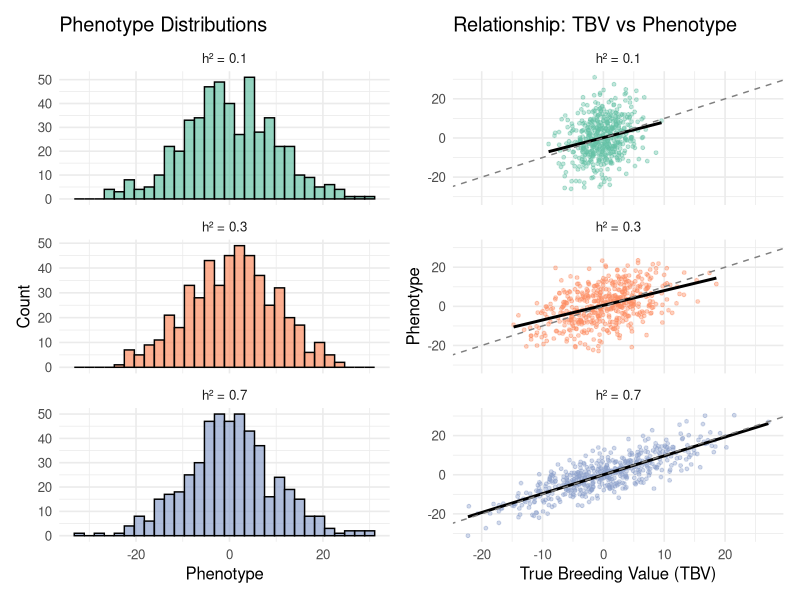
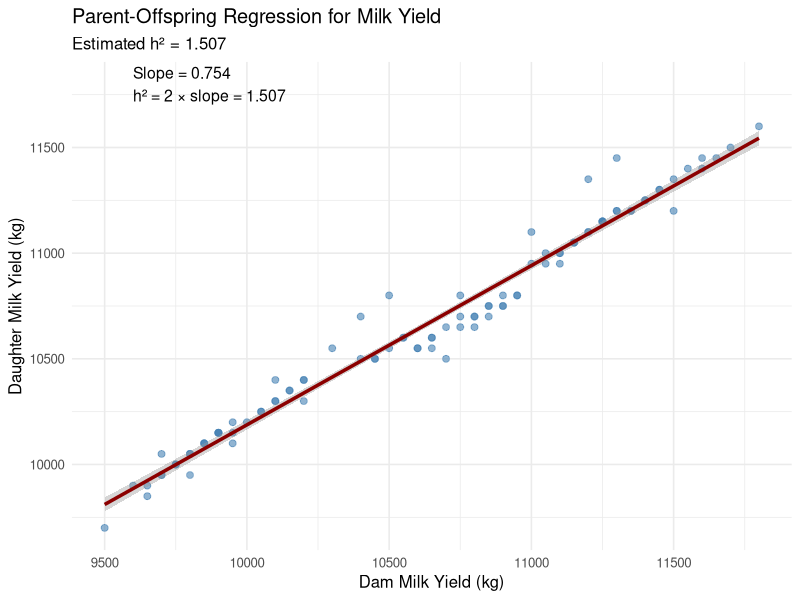
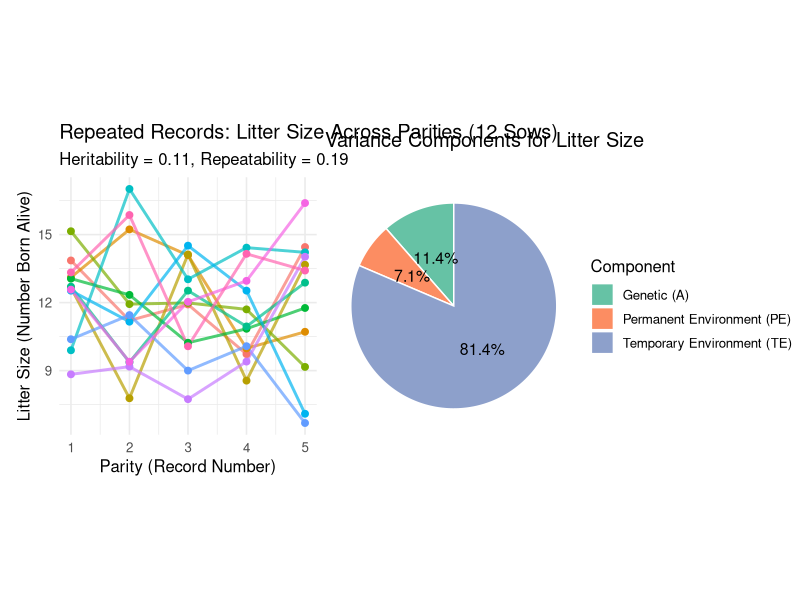

The R script that drew these images, in order:
## ---- chunk 1
#| echo: false
#| message: false
#| warning: false

# Load required packages
library(tidyverse)
library(knitr)
library(patchwork)  # For combining plots

# Set default theme for plots
theme_set(theme_minimal(base_size = 12))
## ---- chunk 2
#| echo: false
#| fig-width: 10
#| fig-height: 6
#| fig-cap: "Phenotypic variation with different heritabilities. Left column shows phenotype distributions; right column shows the relationship between true breeding value (TBV) and phenotype. Higher heritability = stronger relationship."

set.seed(123)
n_animals <- 500

# Simulate three scenarios: high, moderate, and low heritability
simulate_trait <- function(h2, sigma2_P = 100) {
  sigma2_A <- h2 * sigma2_P
  sigma2_E <- (1 - h2) * sigma2_P

  tibble(
    animal_id = 1:n_animals,
    TBV = rnorm(n_animals, mean = 0, sd = sqrt(sigma2_A)),
    E = rnorm(n_animals, mean = 0, sd = sqrt(sigma2_E)),
    phenotype = TBV + E,
    h2_label = paste0("h² = ", h2)
  )
}

sim_data <- bind_rows(
  simulate_trait(h2 = 0.70, sigma2_P = 100),
  simulate_trait(h2 = 0.30, sigma2_P = 100),
  simulate_trait(h2 = 0.10, sigma2_P = 100)
)

# Left panel: Distributions
p1 <- ggplot(sim_data, aes(x = phenotype, fill = h2_label)) +
  geom_histogram(bins = 30, alpha = 0.7, color = "black") +
  facet_wrap(~ h2_label, ncol = 1, scales = "free_y") +
  labs(
    x = "Phenotype",
    y = "Count",
    title = "Phenotype Distributions"
  ) +
  theme(legend.position = "none") +
  scale_fill_brewer(palette = "Set2")

# Right panel: TBV vs Phenotype
p2 <- ggplot(sim_data, aes(x = TBV, y = phenotype, color = h2_label)) +
  geom_point(alpha = 0.4, size = 1) +
  geom_smooth(method = "lm", se = FALSE, color = "black", linewidth = 1) +
  facet_wrap(~ h2_label, ncol = 1) +
  labs(
    x = "True Breeding Value (TBV)",
    y = "Phenotype",
    title = "Relationship: TBV vs Phenotype"
  ) +
  theme(legend.position = "none") +
  scale_color_brewer(palette = "Set2") +
  geom_abline(intercept = 0, slope = 1, linetype = "dashed", color = "gray50")

p1 + p2
## ---- chunk 3
#| echo: true

# Load the variance components data
variance_data <- read_csv("../data/variance_components_examples.csv",
                          show_col_types = FALSE)

# Display heritabilities by species and category
variance_summary <- variance_data %>%
  group_by(species, heritability_category) %>%
  summarize(
    n_traits = n(),
    mean_h2 = mean(h2),
    min_h2 = min(h2),
    max_h2 = max(h2),
    .groups = "drop"
  ) %>%
  arrange(species, desc(mean_h2))

kable(variance_summary,
      digits = 2,
      col.names = c("Species", "H² Category", "N Traits", "Mean h²", "Min h²", "Max h²"),
      caption = "Summary of heritabilities by species and trait category")
## ---- chunk 4
#| echo: true
#| fig-width: 8
#| fig-height: 6

# Load the dairy parent-offspring data
dairy_data <- read_csv("../data/parent_offspring_dairy.csv",
                       show_col_types = FALSE)

# Fit linear regression: offspring ~ parent
model_po <- lm(offspring_milk_yield ~ parent_milk_yield, data = dairy_data)

# Extract slope (regression coefficient)
b <- coef(model_po)[2]

# Estimate heritability
h2_estimate <- 2 * b

cat("Regression coefficient (b):", round(b, 4), "\n")
cat("Estimated heritability (h²):", round(h2_estimate, 3), "\n")
cat("Standard error:", round(summary(model_po)$coefficients[2, 2] * 2, 3), "\n")

# Visualize
ggplot(dairy_data, aes(x = parent_milk_yield, y = offspring_milk_yield)) +
  geom_point(alpha = 0.6, size = 2, color = "steelblue") +
  geom_smooth(method = "lm", se = TRUE, color = "darkred", linewidth = 1.2) +
  labs(
    title = "Parent-Offspring Regression for Milk Yield",
    subtitle = paste0("Estimated h² = ", round(h2_estimate, 3)),
    x = "Dam Milk Yield (kg)",
    y = "Daughter Milk Yield (kg)"
  ) +
  theme_minimal(base_size = 12) +
  annotate("text", x = 9600, y = 11800,
           label = paste0("Slope = ", round(b, 3), "\nh² = 2 × slope = ", round(h2_estimate, 3)),
           size = 4, hjust = 0)
## ---- chunk 5
#| echo: true
#| fig-width: 10
#| fig-height: 6

set.seed(789)

# Simulation parameters
n_animals <- 50
n_records <- 5

sigma2_A <- 0.80    # Additive genetic variance (litter size)
sigma2_PE <- 0.50   # Permanent environmental variance
sigma2_TE <- 5.70   # Temporary environmental variance
sigma2_P <- sigma2_A + sigma2_PE + sigma2_TE

h2 <- sigma2_A / sigma2_P
repeatability <- (sigma2_A + sigma2_PE) / sigma2_P

cat("True heritability (h²):", round(h2, 3), "\n")
cat("True repeatability (r):", round(repeatability, 3), "\n\n")

# Simulate data
BV <- rnorm(n_animals, mean = 12, sd = sqrt(sigma2_A))    # Breeding values (mean litter size = 12)
PE <- rnorm(n_animals, mean = 0, sd = sqrt(sigma2_PE))     # Permanent environmental effects

data_repeat <- expand.grid(
  animal_id = 1:n_animals,
  record_num = 1:n_records
) %>%
  mutate(
    BV = BV[animal_id],
    PE = PE[animal_id],
    TE = rnorm(n(), mean = 0, sd = sqrt(sigma2_TE)),       # Temporary environmental effects
    litter_size = BV + PE + TE
  )

# Calculate observed repeatability (correlation between records)
wide_data <- data_repeat %>%
  select(animal_id, record_num, litter_size) %>%
  pivot_wider(names_from = record_num, values_from = litter_size, names_prefix = "record_")

observed_r <- cor(wide_data$record_1, wide_data$record_2, use = "complete.obs")
cat("Observed repeatability (correlation between record 1 and 2):", round(observed_r, 3), "\n")

# Visualize: Litter size across parities for a subset of sows
sample_sows <- sample(unique(data_repeat$animal_id), 12)

p_repeat <- data_repeat %>%
  filter(animal_id %in% sample_sows) %>%
  ggplot(aes(x = record_num, y = litter_size, group = animal_id, color = factor(animal_id))) +
  geom_line(linewidth = 1, alpha = 0.7) +
  geom_point(size = 2) +
  labs(
    title = "Repeated Records: Litter Size Across Parities (12 Sows)",
    subtitle = paste0("Heritability = ", round(h2, 2), ", Repeatability = ", round(repeatability, 2)),
    x = "Parity (Record Number)",
    y = "Litter Size (Number Born Alive)",
    color = "Sow ID"
  ) +
  theme_minimal(base_size = 12) +
  theme(legend.position = "none") +
  scale_x_continuous(breaks = 1:5)

# Show variance components
var_components <- tibble(
  Component = c("Genetic (A)", "Permanent Environment (PE)", "Temporary Environment (TE)", "Total Phenotypic (P)"),
  Variance = c(sigma2_A, sigma2_PE, sigma2_TE, sigma2_P),
  Proportion = c(sigma2_A/sigma2_P, sigma2_PE/sigma2_P, sigma2_TE/sigma2_P, 1.0)
)

p_var <- ggplot(var_components %>% filter(Component != "Total Phenotypic (P)"),
                aes(x = "", y = Proportion, fill = Component)) +
  geom_bar(stat = "identity", width = 1, color = "white") +
  coord_polar(theta = "y") +
  labs(
    title = "Variance Components for Litter Size",
    fill = "Component"
  ) +
  theme_void(base_size = 12) +
  scale_fill_brewer(palette = "Set2") +
  geom_text(aes(label = paste0(round(Proportion*100, 1), "%")),
            position = position_stack(vjust = 0.5), size = 4)

p_repeat + p_var
## ---- chunk 6
#| echo: true

# Load sow litter data
sow_data <- read_csv("../data/sow_litter_records.csv",
                     show_col_types = FALSE)

# Calculate descriptive statistics
litter_summary <- sow_data %>%
  summarize(
    mean_NBA = mean(number_born_alive),
    sd_NBA = sd(number_born_alive),
    min_NBA = min(number_born_alive),
    max_NBA = max(number_born_alive)
  )

cat("Litter Size (Number Born Alive) Summary:\n")
cat("  Mean:", round(litter_summary$mean_NBA, 2), "\n")
cat("  SD:", round(litter_summary$sd_NBA, 2), "\n")
cat("  Range:", litter_summary$min_NBA, "-", litter_summary$max_NBA, "\n\n")

# Calculate repeatability (correlation between records)
wide_litter <- sow_data %>%
  filter(parity <= 3) %>%
  select(sow_id, parity, number_born_alive) %>%
  pivot_wider(names_from = parity, values_from = number_born_alive, names_prefix = "parity_")

cor_12 <- cor(wide_litter$parity_1, wide_litter$parity_2, use = "complete.obs")
cor_23 <- cor(wide_litter$parity_2, wide_litter$parity_3, use = "complete.obs")
cor_13 <- cor(wide_litter$parity_1, wide_litter$parity_3, use = "complete.obs")

cat("Observed Correlations (Repeatability Estimate):\n")
cat("  Parity 1 vs 2:", round(cor_12, 3), "\n")
cat("  Parity 2 vs 3:", round(cor_23, 3), "\n")
cat("  Parity 1 vs 3:", round(cor_13, 3), "\n")
cat("  Average:", round(mean(c(cor_12, cor_23, cor_13)), 3), "\n\n")

# If we assume h² = 0.12 and r = 0.18 (from literature), estimate PE variance
h2_lit <- 0.12
r_lit <- 0.18
sigma2_P_obs <- var(sow_data$number_born_alive)

sigma2_A_est <- h2_lit * sigma2_P_obs
sigma2_PE_est <- (r_lit - h2_lit) * sigma2_P_obs
sigma2_TE_est <- sigma2_P_obs - sigma2_A_est - sigma2_PE_est

cat("Estimated Variance Components (using literature h² and r):\n")
cat("  Phenotypic variance (σ²_P):", round(sigma2_P_obs, 2), "\n")
cat("  Genetic variance (σ²_A):", round(sigma2_A_est, 2), "(", round(h2_lit*100, 1), "%)\n")
cat("  Permanent Env. (σ²_PE):", round(sigma2_PE_est, 2), "(", round((r_lit-h2_lit)*100, 1), "%)\n")
cat("  Temporary Env. (σ²_TE):", round(sigma2_TE_est, 2), "(", round((1-r_lit)*100, 1), "%)\n")
